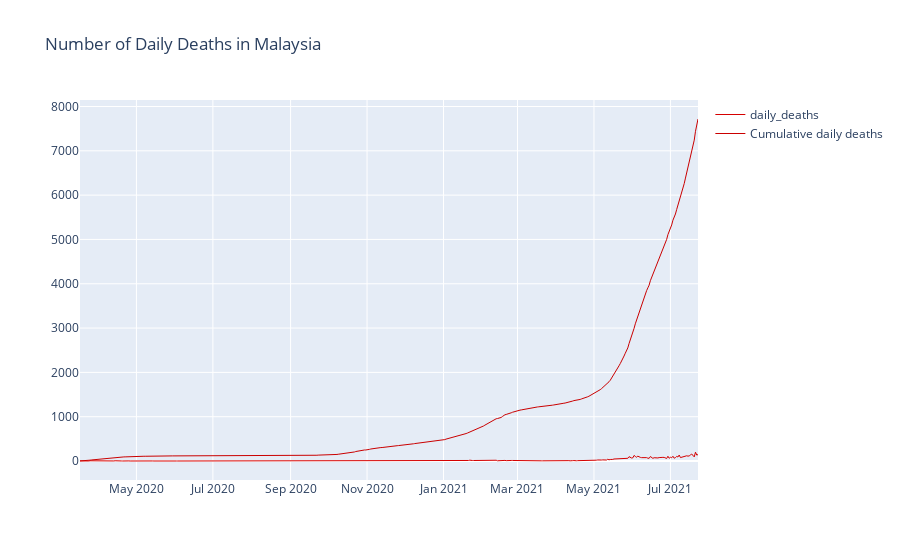

The notebook cell this image was saved under:
### Code cell
deaths_malaysia['cumulative_deaths'] = deaths_malaysia['deaths_new'].cumsum()

fig = go.Figure()
# Create and style traces
fig.add_trace(go.Scatter(x=deaths_malaysia.date, y= deaths_malaysia.deaths_new, name = 'daily_deaths', \
    line = dict(color='#D50000', width = 1)))
fig.add_trace(go.Scatter(x=deaths_malaysia.date, y= deaths_malaysia.cumulative_deaths, name = 'Cumulative daily deaths', 
                         line=dict(color='#CA0000', width=1)))
fig.update_layout(title ='Number of Daily Deaths in Malaysia')
fig.show()

### Figure 1 — Plotly figure (JSON) as saved in the notebook; plotly's stock layout.template omitted (floating-point values rounded to 4 significant figures; data arrays with more than 128 entries replaced by an {"elided": "..."} marker saying what was removed)
{"data": [{"line": {"color": "#D50000", "width": 1}, "name": "daily_deaths", "type": "scatter", "x": {"elided": "494 str values"}, "y": {"elided": "494 int values"}}, {"line": {"color": "#CA0000", "width": 1}, "name": "Cumulative daily deaths", "type": "scatter", "x": {"elided": "494 str values"}, "y": {"elided": "494 int values"}}], "layout": {"title": {"text": "Number of Daily Deaths in Malaysia"}}}
